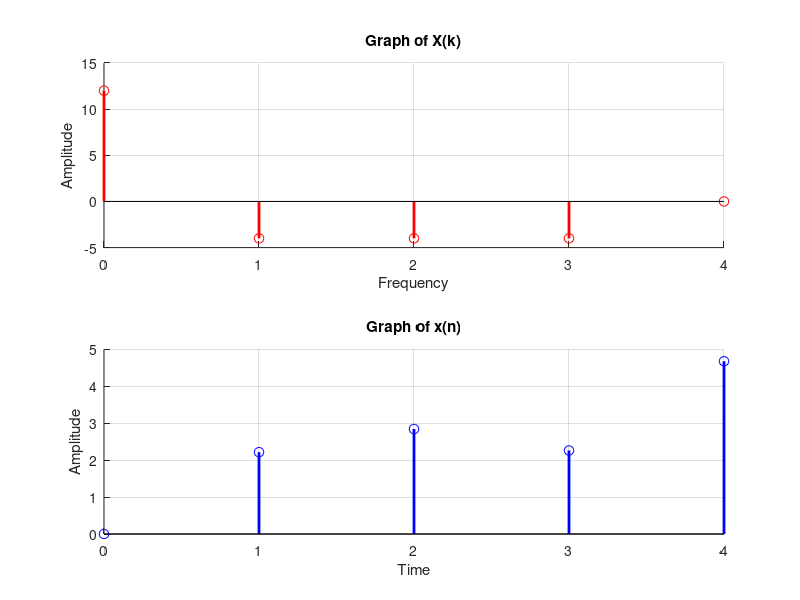

Write the MATLAB code that produced this figure.
% Name: Priyadarshan Ghosh
% Roll no.: 72
clc;
clf;
N = input('Enter the number of points: ');
X = [12, (-4+4*j), -4, (-4-4*j), zeros(1,N-4)];
k = 0:N-1;
subplot(2,1,1)
stem(k,X,'ro','linewidth',2,'MarkerSize', 7)
title('Graph of X(k)');
xlabel('Frequency');
ylabel('Amplitude');
grid on;
box off;
disp('The X(k) sequence is: ');
disp(X);

n = 0:(N-1);
x = [zeros(1,N)];
for k = 0:(N-1)
  x(n+1)=x(n+1)+((1/N)*X(k+1)*exp(j*((2*pi)/N)*n*k));
end
subplot(2,1,2)
stem(n,x,'bo','linewidth',2,'MarkerSize', 7)
title('Graph of x(n)');
xlabel('Time');
ylabel('Amplitude');
grid on;
box off;
disp('The x(n) sequence is: ');
disp(x);
